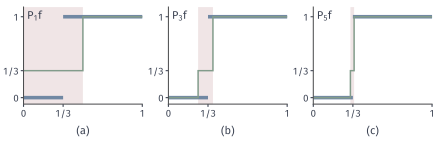

This figure's Python source:
from pathlib import Path
import sys
ROOT = next(p for p in Path(__file__).resolve().parents if (p/"build.sh").is_file() and (p/"tex/book.tex").is_file())
sys.path.insert(0, str(ROOT/"figures/00-shared/mathematical-preliminaries-upper/00-shared/comprehension-figures"))
from support import figure, save, BLUE, GREEN, YELLOW, RED, PURPLE, INK, MUTED, GRID, BLUE_FILL, GREEN_FILL, YELLOW_FILL, RED_FILL, PURPLE_FILL
import numpy as np
# f=1_{[1/3,1)}; P_jf=interval means, computed exactly. j=1,3,5: interval containing 1/3 has mean 1/3.
fig, axes = figure(width_mm=112, height_mm=36, ncols=3)
fig.set_layout_engine(None)
fig.subplots_adjust(left=.05, right=.985, top=.95, bottom=.26, wspace=.22)
T = 1/3
for ax, j, s in zip(axes,(1,3,5),'abc'):
    n=2**j; e=np.arange(n+1)/n
    means=[max(0.0, e[k+1]-max(e[k],T))/(e[k+1]-e[k]) for k in range(n)]
    ax.plot([0,T],[0,0],color=BLUE,lw=2.6,solid_capstyle='butt'); ax.plot([T,1],[1,1],color=BLUE,lw=2.6,solid_capstyle='butt')
    ax.step(e,means+[means[-1]],where='post',color=GREEN,lw=1.1,solid_joinstyle='miter')
    k0=int(np.floor(T*n)); 
    ax.axvspan(e[k0],e[k0+1],color=RED_FILL,lw=0,zorder=0)
    ax.set_xlim(0,1); ax.set_ylim(-.08,1.12); ax.set_xticks([0,1/3,1]); ax.set_xticklabels(['0','1/3','1']); ax.set_yticks([0,1/3,1]); ax.set_yticklabels(['0','1/3','1'])
    ax.tick_params(labelsize=7, length=2, pad=1.5)
    ax.text(.03,.97,r'$P_{%d}f$'%j,transform=ax.transAxes,ha='left',va='top')
    q=ax.get_position(); fig.text((q.x0+q.x1)/2,.03,'(%s)'%s,ha='center',va='bottom')
save(fig, Path(__file__).resolve().parent, 'figure', {'formula': 'f=1_[1/3,1); P_jf=dyadic means; j=1,3,5, mean on interval containing 1/3 equals 1/3'})
